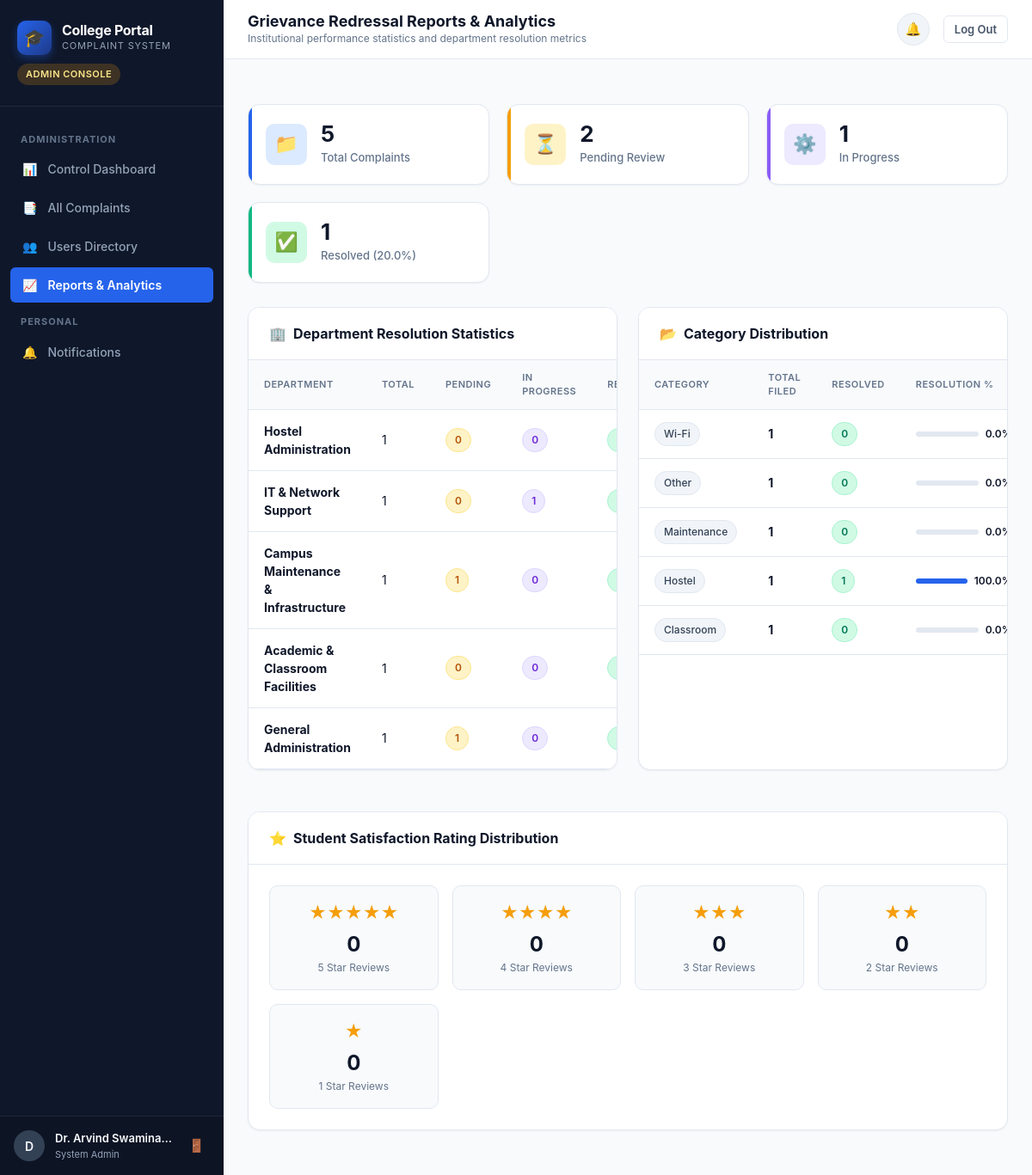
The page /admin/reports (signed in) on the database its author committed.
### tables this page shows
CREATE TABLE users (
    id INTEGER PRIMARY KEY AUTOINCREMENT,
    username TEXT UNIQUE NOT NULL,
    password_hash TEXT NOT NULL,
    full_name TEXT NOT NULL,
    email TEXT UNIQUE NOT NULL,
    role TEXT NOT NULL CHECK(role IN ('student', 'staff', 'admin')),
    department_id INTEGER,
    phone TEXT,
    roll_number TEXT,
    created_at TIMESTAMP DEFAULT CURRENT_TIMESTAMP,
    FOREIGN KEY (department_id) REFERENCES departments(id) ON DELETE SET NULL
);

CREATE TABLE departments (
    id INTEGER PRIMARY KEY AUTOINCREMENT,
    name TEXT UNIQUE NOT NULL,
    code TEXT UNIQUE NOT NULL,
    description TEXT,
    created_at TIMESTAMP DEFAULT CURRENT_TIMESTAMP
);

CREATE TABLE complaints (
    id INTEGER PRIMARY KEY AUTOINCREMENT,
    ticket_id TEXT UNIQUE NOT NULL,
    student_id INTEGER NOT NULL,
    category TEXT NOT NULL CHECK(category IN ('Hostel', 'Classroom', 'Wi-Fi', 'Maintenance', 'Other')),
    title TEXT NOT NULL,
    description TEXT NOT NULL,
    location TEXT,
    department_id INTEGER,
    assigned_to INTEGER,
    status TEXT NOT NULL DEFAULT 'Pending' CHECK(status IN ('Pending', 'Assigned', 'In Progress', 'Resolved', 'Closed')),
    created_at TIMESTAMP DEFAULT CURRENT_TIMESTAMP,
    updated_at TIMESTAMP DEFAULT CURRENT_TIMESTAMP,
    FOREIGN KEY (student_id) REFERENCES users(id) ON DELETE CASCADE,
    FOREIGN KEY (department_id) REFERENCES departments(id) ON DELETE SET NULL,
    FOREIGN KEY (assigned_to) REFERENCES users(id) ON DELETE SET NULL
);

### app.py (the view)
@app.route('/admin/reports')
@role_required('admin')
def admin_reports():
    db = get_db()
    total = db.execute("SELECT COUNT(*) FROM complaints").fetchone()[0]
    pending = db.execute("SELECT COUNT(*) FROM complaints WHERE status = 'Pending'").fetchone()[0]
    assigned = db.execute("SELECT COUNT(*) FROM complaints WHERE status = 'Assigned'").fetchone()[0]
    in_progress = db.execute("SELECT COUNT(*) FROM complaints WHERE status = 'In Progress'").fetchone()[0]
    resolved = db.execute("SELECT COUNT(*) FROM complaints WHERE status IN ('Resolved', 'Closed')").fetchone()[0]
    resolution_rate = round((resolved / total * 100), 1) if total > 0 else 0.0
    category_stats = db.execute(
        """
        SELECT category, COUNT(*) as count,
               SUM(CASE WHEN status IN ('Resolved', 'Closed') THEN 1 ELSE 0 END) as resolved_count
        FROM complaints
        GROUP BY category
        ORDER BY count DESC
        """
    ).fetchall()
    dept_stats = db.execute(
        """
        SELECT d.name, COUNT(c.id) as total,
               SUM(CASE WHEN c.status = 'Pending' THEN 1 ELSE 0 END) as pending,
               SUM(CASE WHEN c.status = 'In Progress' THEN 1 ELSE 0 END) as in_progress,
               SUM(CASE WHEN c.status IN ('Resolved', 'Closed') THEN 1 ELSE 0 END) as resolved
        FROM departments d
        LEFT JOIN complaints c ON d.id = c.department_id
        GROUP BY d.id
        ORDER BY total DESC
        """
    ).fetchall()
    rating_breakdown = db.execute(
        """
        SELECT rating, COUNT(*) as count
        FROM feedback
        GROUP BY rating
        ORDER BY rating DESC
        """
    ).fetchall()
    return render_template(
        'reports.html',
        total=total,
        pending=pending,
        assigned=assigned,
        in_progress=in_progress,
        resolved=resolved,
        resolution_rate=resolution_rate,
        category_stats=category_stats,
        dept_stats=dept_stats,
        rating_breakdown=rating_breakdown
    )

### app.py (called while the page is built, shortened)
def get_current_user():
    user_id = session.get('user_id')
    if not user_id:
        return None
    db = get_db()
    user = db.execute(
        """
        SELECT u.*, d.name AS department_name, d.code AS department_code
        FROM users u
        LEFT JOIN departments d ON u.department_id = d.id
        WHERE u.id = ?
        """,
        (user_id,)
    ).fetchone()
    return user

@app.before_request
def load_logged_in_user():
    g.user = get_current_user()
    if g.user:
        db = get_db()
        unread_count = db.execute(
            "SELECT COUNT(*) FROM notifications WHERE user_id = ? AND is_read = 0",
            (g.user['id'],)
        ).fetchone()[0]
        g.unread_notifications_count = unread_count
    else:
        g.unread_notifications_count = 0

@app.context_processor
def inject_global_vars():
    return {
        'current_user': g.user,
        'unread_count': g.unread_notifications_count,
        'current_year': datetime.now().year
    }

def role_required(*roles):
    def decorator(f):
        @wraps(f)
        def decorated_function(*args, **kwargs):
            if g.user is None:
                flash("Please log in to continue.", "warning")
                return redirect(url_for('login'))
            return f(*args, **kwargs)
        return decorated_function
    return decorator

### database.py (called while the page is built)
def get_db_path():
    return os.environ.get('COMPLAINTS_DB_PATH', DEFAULT_DB_PATH)

def get_db():
    db_path = get_db_path()
    os.makedirs(os.path.dirname(db_path), exist_ok=True)
    conn = sqlite3.connect(db_path)
    conn.row_factory = sqlite3.Row
    conn.execute("PRAGMA foreign_keys = ON;")
    return conn

### templates/reports.html (shortened to what this page needs)
{% extends "base.html" %}
{% block page_title %}Grievance Redressal Reports &amp; Analytics{% endblock %}
{% block breadcrumb %}Institutional performance statistics and department resolution metrics{% endblock %}
{% block content %}
<div class="stats-grid">
  <div class="stat-card blue">
    <div class="stat-icon blue">📁</div>
    <div class="stat-data">
      <div class="value">{{ total }}</div>
      <div class="label">Total Complaints</div>
    </div>
  </div>
  <div class="stat-card amber">
    <div class="stat-icon amber">⏳</div>
    <div class="stat-data">
      <div class="value">{{ pending }}</div>
      <div class="label">Pending Review</div>
    </div>
  </div>
  <div class="stat-card purple">
    <div class="stat-icon purple">⚙️</div>
    <div class="stat-data">
      <div class="value">{{ in_progress }}</div>
      <div class="label">In Progress</div>
    </div>
  </div>
  <div class="stat-card emerald">
    <div class="stat-icon emerald">✅</div>
    <div class="stat-data">
      <div class="value">{{ resolved }}</div>
      <div class="label">Resolved ({{ resolution_rate }}%)</div>
    </div>
  </div>
</div>
<div style="display: grid; grid-template-columns: 1fr 1fr; gap: 24px;">
  <div class="card">
    <div class="card-header">
      <h3><span>🏢</span> Department Resolution Statistics</h3>
    </div>
    <div class="card-body" style="padding: 0;">
      <div class="table-responsive" style="border: none; border-radius: 0;">
        <table class="data-table">
          <thead>
            <tr>
              <th>Department</th>
              <th>Total</th>
              <th>Pending</th>
              <th>In Progress</th>
              <th>Resolved</th>
            </tr>
          </thead>
          <tbody>
            {% for d in dept_stats %}
              <tr>
                <td><strong>{{ d.name }}</strong></td>
                <td>{{ d.total or 0 }}</td>
                <td><span class="badge badge-pending">{{ d.pending or 0 }}</span></td>
                <td><span class="badge badge-in-progress">{{ d.in_progress or 0 }}</span></td>
                <td><span class="badge badge-resolved">{{ d.resolved or 0 }}</span></td>
              </tr>
            {% endfor %}
          </tbody>
        </table>
      </div>
    </div>
  </div>
  <div class="card">
    <div class="card-header">
      <h3><span>📂</span> Category Distribution</h3>
    </div>
    <div class="card-body" style="padding: 0;">
      <div class="table-responsive" style="border: none; border-radius: 0;">
        <table class="data-table">
          <thead>
            <tr>
              <th>Category</th>
              <th>Total Filed</th>
              <th>Resolved</th>
              <th>Resolution %</th>
            </tr>
          </thead>
          <tbody>
            {% for cat in category_stats %}
              {% set cat_total = cat.count %}
              {% set cat_res = cat.resolved_count or 0 %}
              {% set cat_pct = ((cat_res / cat_total) * 100) | round(1) if cat_total > 0 else 0 %}
              <tr>
                <td><span class="badge badge-cat">{{ cat.category }}</span></td>
                <td><strong>{{ cat_total }}</strong></td>
                <td><span class="badge badge-resolved">{{ cat_res }}</span></td>
                <td>
                  <div style="display: flex; align-items: center; gap: 8px;">
                    <div style="flex: 1; height: 6px; background: #e2e8f0; border-radius: 3px; overflow: hidden; min-width: 60px;">
                      <div style="height: 100%; width: {{ cat_pct }}%; background: #2563eb;"></div>
                    </div>
                    <span style="font-size: 12px; font-weight: 600;">{{ cat_pct }}%</span>
                  </div>
                </td>
              </tr>
            {% endfor %}
          </tbody>
        </table>
      </div>
    </div>
  </div>
</div>
<div class="card" style="margin-top: 24px;">
  <div class="card-header">
    <h3><span>⭐</span> Student Satisfaction Rating Distribution</h3>
  </div>
  <div class="card-body">
    <div style="display: grid; grid-template-columns: repeat(auto-fit, minmax(180px, 1fr)); gap: 16px;">
      {% for r in range(5, 0, -1) %}
        {% set r_count = 0 %}
        {% for item in rating_breakdown %}
          {% if item.rating == r %}
            {% set r_count = item.count %}
          {% endif %}
        {% endfor %}
        <div style="background: #f8fafc; border: 1px solid var(--border-color); border-radius: var(--radius-md); padding: 16px; text-align: center;">
          <div style="color: #f59e0b; font-size: 20px; margin-bottom: 4px;">
            {% for s in range(r) %}★{% endfor %}
          </div>
          <div style="font-size: 24px; font-weight: 700; color: var(--text-primary);">{{ r_count }}</div>
          <div style="font-size: 12px; color: var(--text-muted);">{{ r }} Star Reviews</div>
        </div>
      {% endfor %}
    </div>
  </div>
</div>
{% endblock %}

### templates/base.html (shortened to what this page needs)
<!DOCTYPE html>
<html lang="en">
<head>
  <link rel="stylesheet" href="{{ url_for('static', filename='css/style.css') }}">
</head>
<body>
{% if current_user %}
<div class="app-wrapper">
  <aside class="app-sidebar" id="appSidebar">
    <div class="sidebar-header">
      <a href="{{ url_for('index') }}" class="brand-link">
        <div class="brand-icon">🎓</div>
        <div class="brand-text">
          <h1>College Portal</h1>
          <span>Complaint System</span>
        </div>
      </a>
      {% if current_user.role == 'student' %}
        <span class="sidebar-role-badge role-student">Student Portal</span>
      {% elif current_user.role == 'staff' %}
        <span class="sidebar-role-badge role-staff">Staff Desk</span>
      {% elif current_user.role == 'admin' %}
        <span class="sidebar-role-badge role-admin">Admin Console</span>
      {% endif %}
    </div>
    <nav class="sidebar-nav">
      {% if current_user.role == 'student' %}
        <div class="nav-section-title">Main Menu</div>
        <div class="nav-item">
          <a href="{{ url_for('student_dashboard') }}" class="nav-link {% if request.endpoint == 'student_dashboard' %}active{% endif %}">
            <span>📊</span> Dashboard
          </a>
        </div>
        <div class="nav-item">
          <a href="{{ url_for('submit_complaint') }}" class="nav-link {% if request.endpoint == 'submit_complaint' %}active{% endif %}">
            <span>➕</span> File Complaint
          </a>
        </div>
        <div class="nav-item">
          <a href="{{ url_for('student_complaints') }}" class="nav-link {% if request.endpoint == 'student_complaints' %}active{% endif %}">
            <span>📋</span> My Complaints
          </a>
        </div>
      {% elif current_user.role == 'admin' %}
        <div class="nav-section-title">Administration</div>
        <div class="nav-item">
          <a href="{{ url_for('admin_dashboard') }}" class="nav-link {% if request.endpoint == 'admin_dashboard' %}active{% endif %}">
            <span>📊</span> Control Dashboard
          </a>
        </div>
        <div class="nav-item">
          <a href="{{ url_for('admin_complaints') }}" class="nav-link {% if request.endpoint == 'admin_complaints' %}active{% endif %}">
            <span>📑</span> All Complaints
          </a>
        </div>
        <div class="nav-item">
          <a href="{{ url_for('admin_users') }}" class="nav-link {% if request.endpoint == 'admin_users' %}active{% endif %}">
            <span>👥</span> Users Directory
          </a>
        </div>
        <div class="nav-item">
          <a href="{{ url_for('admin_reports') }}" class="nav-link {% if request.endpoint == 'admin_reports' %}active{% endif %}">
            <span>📈</span> Reports & Analytics
          </a>
        </div>
      {% endif %}
      <div class="nav-section-title">Personal</div>
      <div class="nav-item">
        <a href="{{ url_for('notifications') }}" class="nav-link {% if request.endpoint == 'notifications' %}active{% endif %}">
          <span>🔔</span> Notifications
        </a>
      </div>
    </nav>
    <div class="sidebar-footer">
      <div class="user-profile-snippet">
        <div class="user-avatar">
          {{ current_user.full_name[:1] }}
        </div>
        <div class="user-info">
          <div class="name">{{ current_user.full_name }}</div>
          <div class="meta">
            {% if current_user.role == 'student' %}
              {{ current_user.roll_number or 'Student' }}
            {% elif current_user.role == 'staff' %}
              {{ current_user.department_code or 'Staff' }}
            {% else %}
              System Admin
            {% endif %}
          </div>
        </div>
        <a href="{{ url_for('logout') }}" class="logout-icon-btn" title="Log out">
          <span>🚪</span>
        </a>
      </div>
    </div>
  </aside>
  <div class="app-main">
    <header class="top-header">
      <div class="header-left">
        <div class="page-title-group">
          <h2>{% block page_title %}Dashboard{% endblock %}</h2>
          <div class="breadcrumb">{% block breadcrumb %}College Complaint & Resolution System{% endblock %}</div>
        </div>
      </div>
      <div class="header-right">
        <a href="{{ url_for('notifications') }}" class="header-action-btn" title="Notifications">
          <span>🔔</span>
        </a>
        <a href="{{ url_for('logout') }}" class="btn btn-secondary btn-sm" title="Log Out">
          Log Out
        </a>
      </div>
    </header>
    <main class="content-body">
      {% block content %}{% endblock %}
    </main>
  </div>
</div>
{% endif %}
</body>
</html>

### rows shown on the page
users: full_name "D", full_name "Dr. Arvind Swamina…"
departments: name "Hostel Administration", id "1", pending "0", in_progress "0"
departments: name "IT & Network Support", total "1", pending "0", in_progress "1"
departments: name "Campus Maintenance & Infrastructure", total "1", pending "1", in_progress "0"
departments: name "Academic & Classroom Facilities", total "1", pending "0", in_progress "0"
departments: name "General Administration", total "1", pending "1", in_progress "0"
complaints: category "Wi-Fi", id "1", cat_res "0", cat_pct "0.0"
complaints: category "Other", cat_total "1", cat_res "0", cat_pct "0.0"
complaints: category "Maintenance", cat_total "1", cat_res "0", cat_pct "0.0"
complaints: category "Classroom", cat_total "1", cat_res "0", cat_pct "0.0"

### other values the page prints
{{ total }} "5"
{{ pending }} "2"
{{ in_progress }} "1"
{{ resolved }} "1"
{{ resolution_rate }} "20.0"
{{ cat.category }} "Hostel"
{{ cat_total }} "1"
{{ cat_res }} "1"
{{ cat_pct }} "100.0"
{{ r_count }} "0" "0" "0" "0" "0"
{{ r }} "5" "4" "3" "2" "1"
